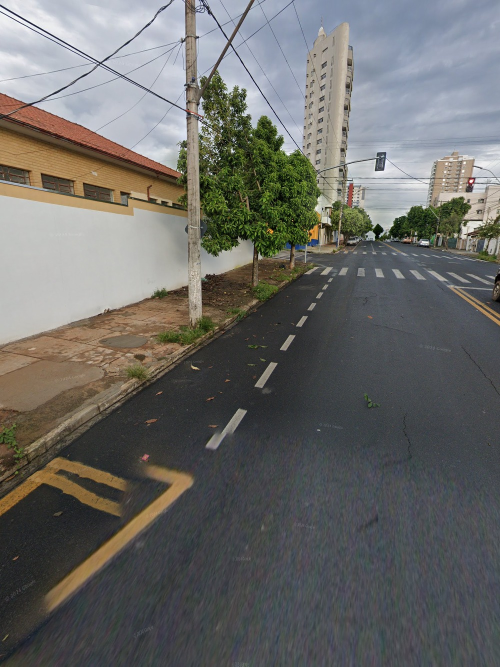
#> input picture TESTE.jpg, 1000 x 1333 px (shown at 1/2 size)
$ python -i pano.py   (imports and definitions only)
#> lines starting #> are read from the running program, lines starting #| are printed output that depends on the picture; after the words box and inside, x2 and y2 are one past the last pixel; in counts of white or black regions, pixels touching at a corner belong together
import re
import json
import math
import time
import unicodedata
import requests
import numpy as np
import cv2
from io import BytesIO
from PIL import Image
from concurrent.futures import ThreadPoolExecutor

_STREET_PREFIX_RE = re.compile(
    r"^(RUA|AVENIDA|AV|R|PRACA|ALAMEDA|TRAVESSA|ESTRADA|RODOVIA|VIA|LARGO|BECO|ACESSO)\b\.?\s*"
)


# [15 lines left out: function normalize_street_name, not called in this run]

HEADERS = {
    "user-agent": "Mozilla/5.0 (Windows NT 10.0; Win64; x64) AppleWebKit/537.36 (KHTML, like Gecko) Chrome/151.0.0.0 Safari/537.36",
    "referer": "https://www.google.com/",
}

META_URL = "https://www.google.com/maps/photometa/si/v1"


# [104 lines left out: functions _get_with_retry, get_pano_meta, fetch_tile, fetch_panorama, not called in this run]


WATERMARK_BAND_FRAC = (0.10, 0.36)  # empirically observed elevation band where Google tiles its repeating
# copyright watermark ("(c) YYYY Google") across the full 360 sphere.


def remove_watermark_band(equirect_img, band_frac=WATERMARK_BAND_FRAC):
    """Detect and inpaint just the small watermark stamps within the known
    elevation band, leaving real scene content (clouds, wires, rooftops) intact."""
#> called with band_frac = (0.1, 0.36)
    arr = np.asarray(equirect_img)
    h, w = arr.shape[:2]
#> h = 1333; w = 1000
    y0 = int(h * band_frac[0])
#> y0 = 133
    y1 = int(h * band_frac[1])
#> y1 = 479

    band = arr[y0:y1, :, :]
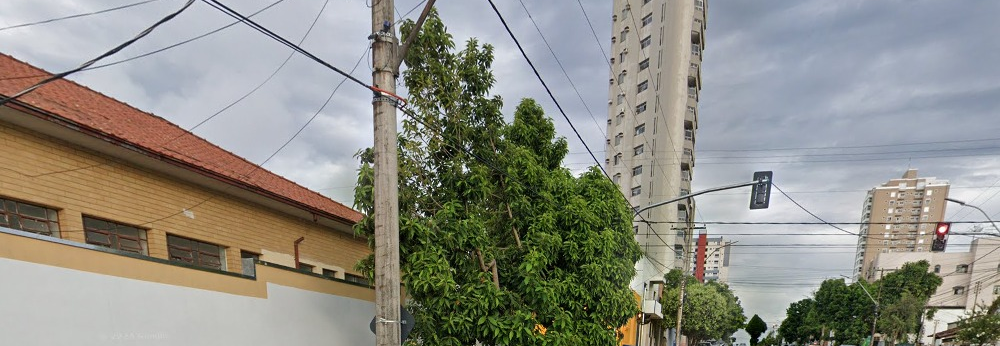
#> band: shape (346, 1000, 3); mean R, G, B 142.1, 141.2, 131.7
    gray = cv2.cvtColor(band, cv2.COLOR_RGB2GRAY).astype(np.float32)
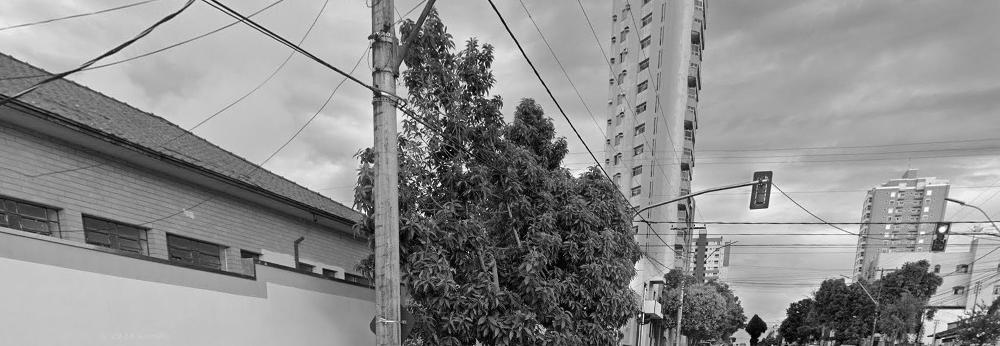
#> gray: shape (346, 1000) float32; min 0, max 255, mean 140.4
    blurred = cv2.GaussianBlur(gray, (0, 0), sigmaX=6)
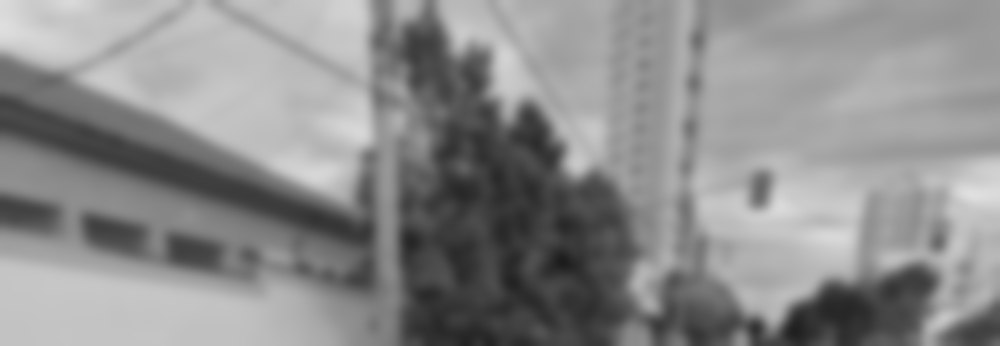
#> blurred: shape (346, 1000) float32; min 28.4, max 224, mean 140.4
    diff = gray - blurred
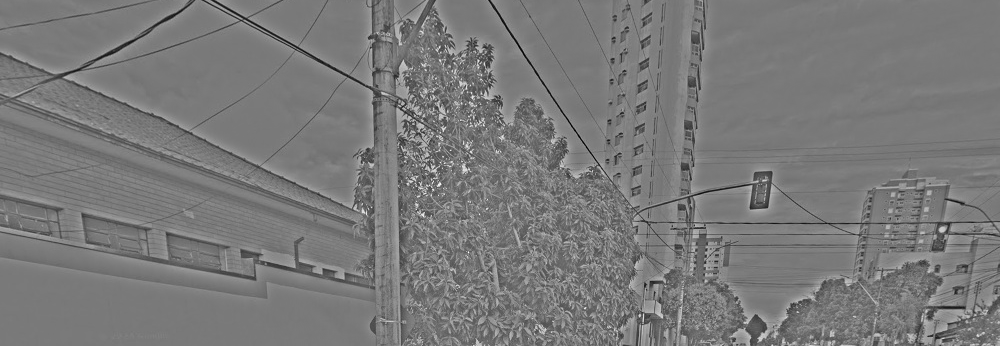
#> diff: shape (346, 1000) float32; min -177.5, max 194.6, mean 0; drawn with min black and max white

    scale = w / 8192.0
#> scale = 0.122
    mask = ((diff > 2.5) & (diff < 25)).astype(np.uint8) * 255
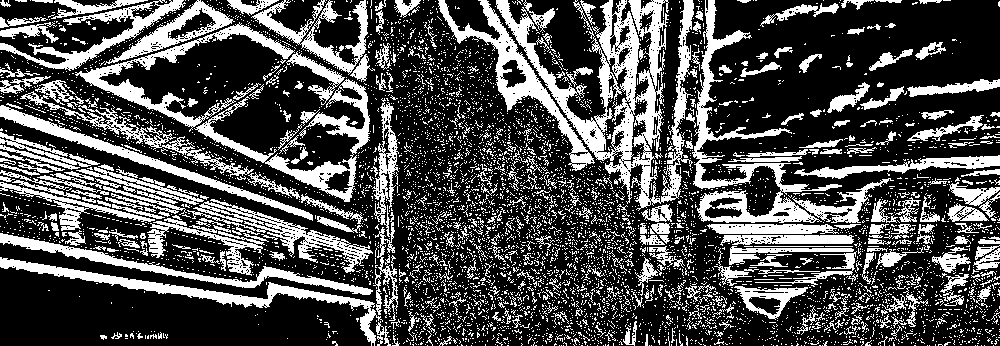
#> mask: shape (346, 1000); 30.6% white; 5981 white regions (5608 under 20 px), largest, box (x1, y1, x2, y2) and area: (496, 0, 697, 211) 11411, (692, 0, 842, 223) 5219, (194, 79, 370, 202) 3663
    mask = cv2.morphologyEx(mask, cv2.MORPH_CLOSE, cv2.getStructuringElement(cv2.MORPH_ELLIPSE, (max(1, int(35 * scale)), max(1, int(5 * scale)))))

    n, labels, stats, _ = cv2.connectedComponentsWithStats(mask, connectivity=8)
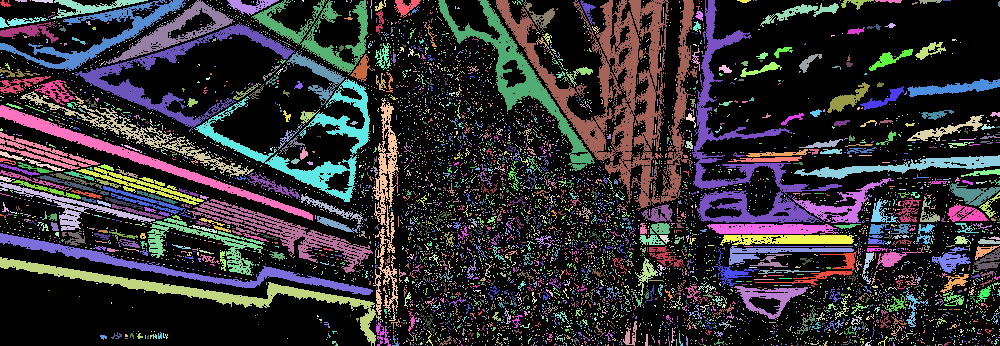
#> labels: shape (346, 1000) int32; 5982 distinct labels, from 0 to 5981; one colour per label, 0 black
#> n = 5982
    final_mask = np.zeros_like(mask)
    min_w, max_w = 30 * scale, 200 * scale
#> min_w = 3.66; max_w = 24.41
    min_h, max_h = 6 * scale, 40 * scale
#> min_h = 0.732; max_h = 4.88
    for i in range(1, n):
        x, y, cw, ch, area = stats[i]
        if min_w < cw < max_w and min_h < ch < max_h and cw > ch * 1.8:
            final_mask[labels == i] = 255
#> this loop made 5981 passes
#> (x, y, cw, ch, area) on passes 1, 2, 4: (0, 0, 11, 7, 40), (15, 0, 12, 2, 20), (32, 0, 21, 3, 46)
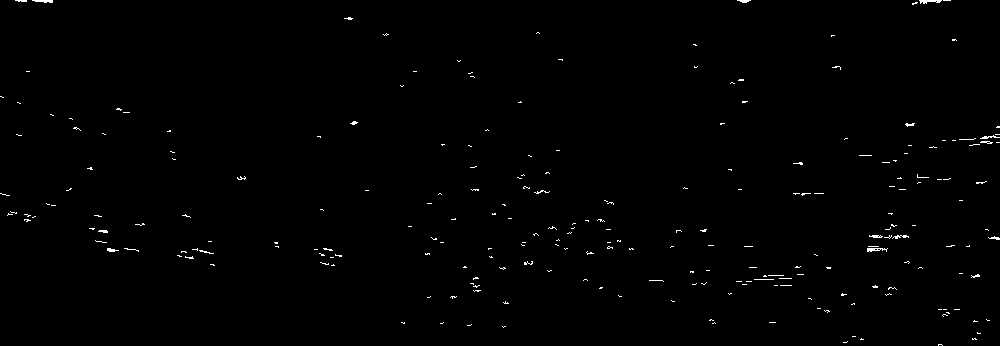
#> final_mask: shape (346, 1000); 0.6% white in thin lines or dots

    final_mask = cv2.dilate(final_mask, cv2.getStructuringElement(cv2.MORPH_ELLIPSE, (max(1, int(9 * scale)), max(1, int(9 * scale)))))

    band_bgr = cv2.cvtColor(band, cv2.COLOR_RGB2BGR)
    inpainted = cv2.inpaint(band_bgr, final_mask, 4, cv2.INPAINT_TELEA)
    inpainted_rgb = cv2.cvtColor(inpainted, cv2.COLOR_BGR2RGB)

    out = arr.copy()
    out[y0:y1, :, :] = inpainted_rgb
#> out: shape (1333, 1000, 3); mean R, G, B 106.5, 106.2, 103.4
    n_hits = int((final_mask > 0).sum())
#> n_hits = 2078
    return Image.fromarray(out), n_hits


# [254 lines left out: functions score_pole_at_yaw, bearing_deg, yaw_from_bearing, horizontal_fov_from_google_y, auto_find_pole_yaw_constrained, auto_find_pole_yaw and 3 more, not called in this run]

>>> import cv2
>>> picture = cv2.cvtColor(cv2.imread('../TESTE.jpg'), cv2.COLOR_BGR2RGB)
>>> result = remove_watermark_band(picture)
